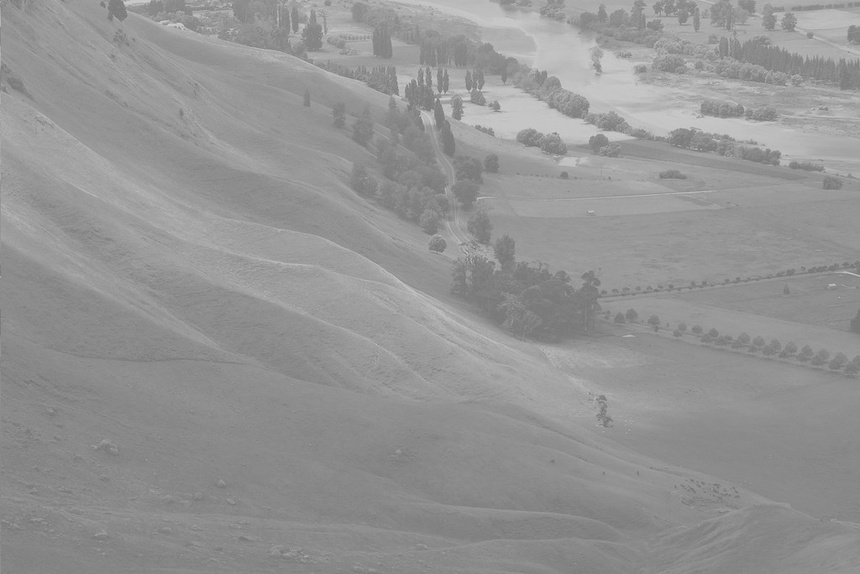
#> input picture 32. filters/Inputs/Unequalized_Hawkes_Bay_NZ.jpg, 860 x 574 px, shrunk from 1024 x 683 before the run
$ jupyter execute 4.equalize_histogram.ipynb
#> lines starting #> are read from the running program, lines starting #| are printed output that depends on the picture; pictures that were not available may be replaced by others from this repository, and a replacement may not be noted
[cell 1]
import cv2
import numpy as np
import matplotlib.pyplot as plt

[cell 2]
img1 = cv2.imread("Inputs/Unequalized_Hawkes_Bay_NZ.jpg", 0)
#> img1 is the input picture: shape (574, 860); min 114, max 212, mean 148
equalize1 = cv2.equalizeHist(img1)
cl1 = cv2.createCLAHE(0)
clahe1 = cl1.apply(img1)
result1 = np.hstack((img1, equalize1, clahe1))
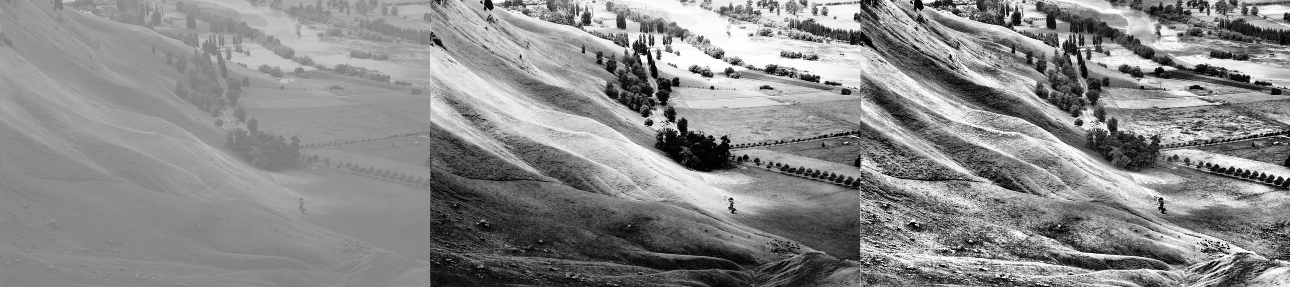
#> result1: shape (574, 2580) (shown at 1/2 size); min 0, max 255, mean 137.5
cv2.imwrite("Outputs/histogram_equalization/equalize1.jpg", result1)
#> Out = True

[cell 3]
hist1 = cv2.calcHist([img1], [0], None, [256], [0, 256])
#> hist1 = 256 values, max 20425 at index 138, min 0 at index 0, mean 1928.3

plt.plot(hist1)
plt.show()
#> figure, not shown here; curve peaks at x = 138, y = 20425

hist2 = cv2.calcHist([equalize1], [0], None, [256], [0, 256])
#> hist2 = 256 values, max 20425 at index 73, min 0 at index 5, mean 1928.3

plt.plot(hist2)
plt.show()
#> figure, not shown here; curve peaks at x = 73, y = 20425

hist3 = cv2.calcHist([clahe1], [0], None, [256], [0, 256])
#> hist3 = 256 values, max 2829 at index 136, min 488 at index 0, mean 1928.3

plt.plot(hist3)
plt.show()
#> figure, not shown here; curve peaks at x = 136, y = 2829

[cell 4]
img2 = cv2.imread("Inputs/4.png", 0)
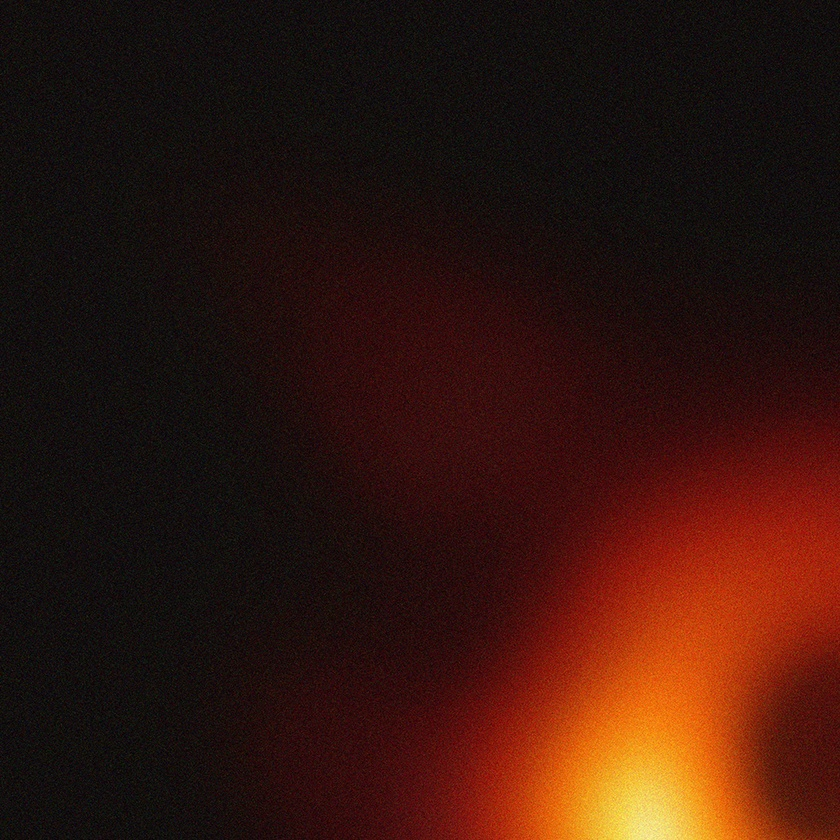
#> input picture 29.face_morphing/Inputs/Black_hole/1/4.jpg, 840 x 840 px, shrunk from 1000 x 1000 before the run, given in place of 4.png, which was not available
#> img2: shape (840, 840); min 0, max 239, mean 29.7
equalize2 = cv2.equalizeHist(img2)
cl2 = cv2.createCLAHE(0)
clahe2 = cl1.apply(img2)
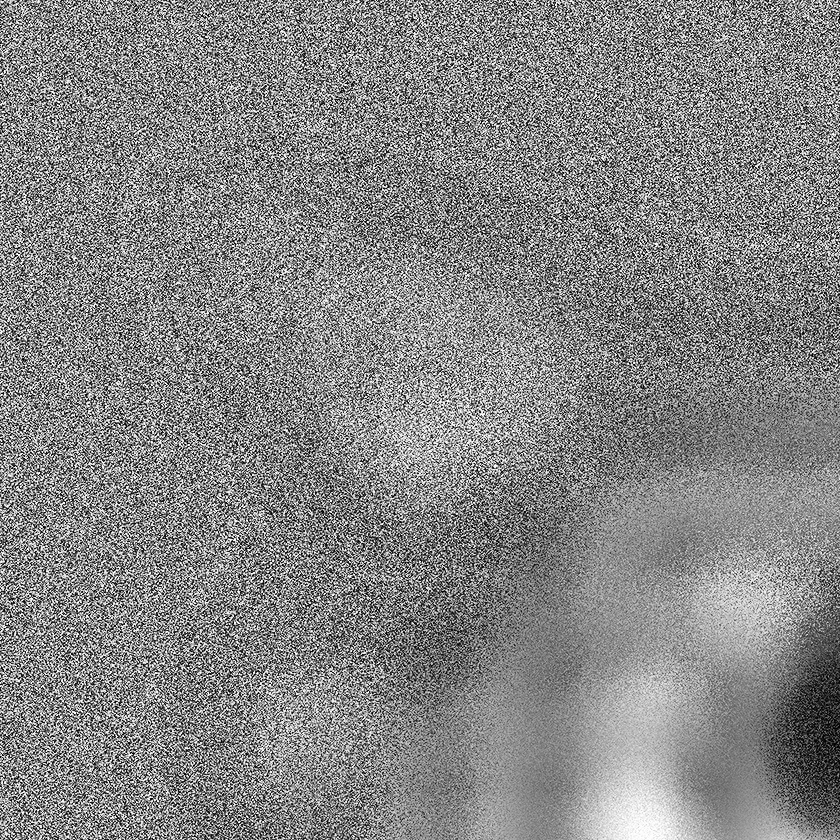
#> clahe2: shape (840, 840); min 0, max 255, mean 133.2
result2 = np.hstack((img2, equalize2, clahe2))
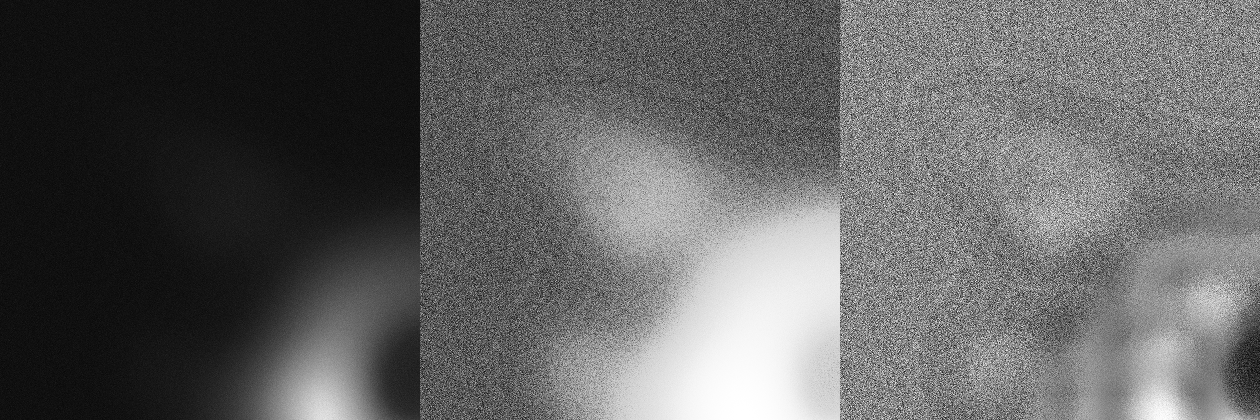
#> result2: shape (840, 2520) (shown at 1/2 size); min 0, max 255, mean 98.1
cv2.imwrite("Outputs/histogram_equalization/equalize2.jpg", result2)
#> Out = True

[cell 5]
hist4 = cv2.calcHist([img2], [0], None, [256], [0, 256])
#> hist4 = 256 values, max 36656 at index 16, min 0 at index 237, mean 2756.2

plt.plot(hist4)
plt.show()
#> figure, not shown here; curve peaks at x = 16, y = 36656

hist5 = cv2.calcHist([equalize2], [0], None, [256], [0, 256])
#> hist5 = 256 values, max 36656 at index 93, min 0 at index 2, mean 2756.2

plt.plot(hist5)
plt.show()
#> figure, not shown here; curve peaks at x = 93, y = 36656

hist6 = cv2.calcHist([clahe2], [0], None, [256], [0, 256])
#> hist6 = 256 values, max 7538 at index 148, min 624 at index 0, mean 2756.2

plt.plot(hist6)
plt.show()
#> figure, not shown here; curve peaks at x = 148, y = 7538

[cell 6]
img3 = cv2.imread("Inputs/clahe.png", 0)
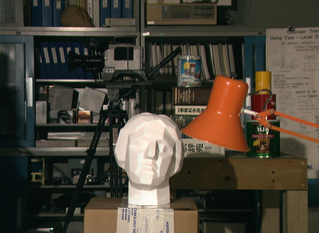
#> input picture 32. filters/Inputs/clahe.png, 319 x 233 px, shrunk from 380 x 277 before the run
#> img3: shape (233, 319); min 1, max 254, mean 67.6
equalize3 = cv2.equalizeHist(img3)
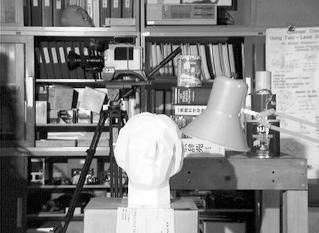
#> equalize3: shape (233, 319); min 0, max 255, mean 128.6
cl3 = cv2.createCLAHE(0)
clahe3 = cl3.apply(img3)
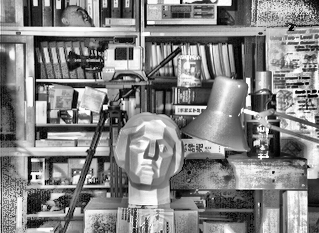
#> clahe3: shape (233, 319); min 0, max 255, mean 131
result3 = np.hstack((img3, equalize3, clahe3))
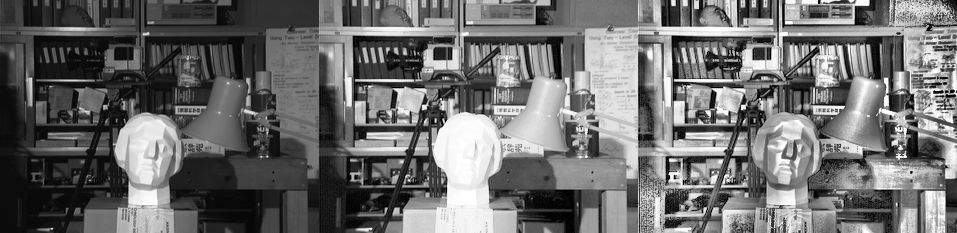
#> result3: shape (233, 957); min 0, max 255, mean 109.1
cv2.imwrite("Outputs/histogram_equalization/equalize3.jpg", result3)
#> Out = True

[cell 7]
hist7 = cv2.calcHist([img3], [0], None, [256], [0, 256])
#> hist7 = 256 values, max 2041 at index 12, min 0 at index 0, mean 290.3

plt.plot(hist7)
plt.show()
#> figure, not shown here; curve peaks at x = 12, y = 2041

hist8 = cv2.calcHist([equalize3], [0], None, [256], [0, 256])
#> hist8 = 256 values, max 2041 at index 26, min 0 at index 2, mean 290.3

plt.plot(hist8)
plt.show()
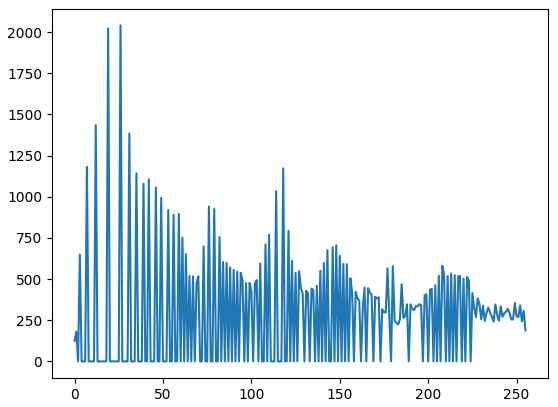
#> figure drawn by matplotlib, 1 panel; curve peaks at x = 26, y = 2041

hist9 = cv2.calcHist([clahe3], [0], None, [256], [0, 256])
#> hist9 = 256 values, max 412 at index 115, min 66 at index 0, mean 290.3

plt.plot(hist9)
plt.show()
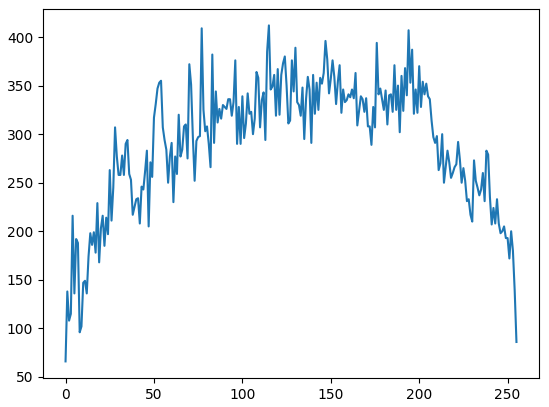
#> figure drawn by matplotlib, 1 panel; curve peaks at x = 115, y = 412
